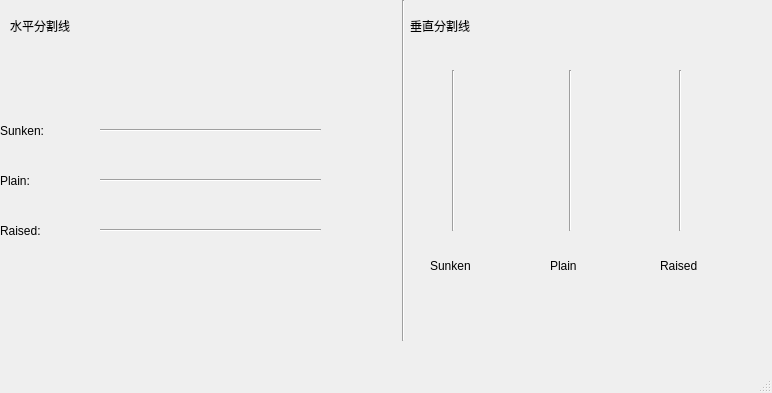
<?xml version="1.0" encoding="UTF-8"?>
<ui version="4.0">
 <class>MainWindow</class>
 <widget class="QMainWindow" name="MainWindow">
  <property name="geometry">
   <rect>
    <x>0</x>
    <y>0</y>
    <width>772</width>
    <height>393</height>
   </rect>
  </property>
  <property name="windowTitle">
   <string>MainWindow</string>
  </property>
  <widget class="QWidget" name="centralwidget">
   <widget class="QLabel" name="label">
    <property name="geometry">
     <rect>
      <x>10</x>
      <y>0</y>
      <width>191</width>
      <height>51</height>
     </rect>
    </property>
    <property name="text">
     <string>水平分割线</string>
    </property>
    <property name="alignment">
     <set>Qt::AlignLeading|Qt::AlignLeft|Qt::AlignVCenter</set>
    </property>
   </widget>
   <widget class="QLabel" name="label_2">
    <property name="geometry">
     <rect>
      <x>0</x>
      <y>110</y>
      <width>91</width>
      <height>41</height>
     </rect>
    </property>
    <property name="text">
     <string>Sunken:</string>
    </property>
   </widget>
   <widget class="QLabel" name="label_3">
    <property name="geometry">
     <rect>
      <x>0</x>
      <y>160</y>
      <width>91</width>
      <height>41</height>
     </rect>
    </property>
    <property name="text">
     <string>Plain:</string>
    </property>
   </widget>
   <widget class="QLabel" name="label_4">
    <property name="geometry">
     <rect>
      <x>0</x>
      <y>210</y>
      <width>91</width>
      <height>41</height>
     </rect>
    </property>
    <property name="text">
     <string>Raised:</string>
    </property>
   </widget>
   <widget class="Line" name="line">
    <property name="geometry">
     <rect>
      <x>100</x>
      <y>110</y>
      <width>221</width>
      <height>41</height>
     </rect>
    </property>
    <property name="orientation">
     <enum>Qt::Horizontal</enum>
    </property>
   </widget>
   <widget class="Line" name="line_2">
    <property name="geometry">
     <rect>
      <x>100</x>
      <y>160</y>
      <width>221</width>
      <height>41</height>
     </rect>
    </property>
    <property name="orientation">
     <enum>Qt::Horizontal</enum>
    </property>
   </widget>
   <widget class="Line" name="line_3">
    <property name="geometry">
     <rect>
      <x>100</x>
      <y>210</y>
      <width>221</width>
      <height>41</height>
     </rect>
    </property>
    <property name="orientation">
     <enum>Qt::Horizontal</enum>
    </property>
   </widget>
   <widget class="Line" name="line_4">
    <property name="geometry">
     <rect>
      <x>393</x>
      <y>0</y>
      <width>20</width>
      <height>341</height>
     </rect>
    </property>
    <property name="orientation">
     <enum>Qt::Vertical</enum>
    </property>
   </widget>
   <widget class="QLabel" name="label_5">
    <property name="geometry">
     <rect>
      <x>410</x>
      <y>0</y>
      <width>191</width>
      <height>51</height>
     </rect>
    </property>
    <property name="text">
     <string>垂直分割线</string>
    </property>
    <property name="alignment">
     <set>Qt::AlignLeading|Qt::AlignLeft|Qt::AlignVCenter</set>
    </property>
   </widget>
   <widget class="Line" name="line_5">
    <property name="geometry">
     <rect>
      <x>443</x>
      <y>70</y>
      <width>20</width>
      <height>161</height>
     </rect>
    </property>
    <property name="orientation">
     <enum>Qt::Vertical</enum>
    </property>
   </widget>
   <widget class="Line" name="line_6">
    <property name="geometry">
     <rect>
      <x>560</x>
      <y>70</y>
      <width>20</width>
      <height>161</height>
     </rect>
    </property>
    <property name="orientation">
     <enum>Qt::Vertical</enum>
    </property>
   </widget>
   <widget class="Line" name="line_7">
    <property name="geometry">
     <rect>
      <x>670</x>
      <y>70</y>
      <width>20</width>
      <height>161</height>
     </rect>
    </property>
    <property name="orientation">
     <enum>Qt::Vertical</enum>
    </property>
   </widget>
   <widget class="QLabel" name="label_6">
    <property name="geometry">
     <rect>
      <x>430</x>
      <y>250</y>
      <width>61</width>
      <height>31</height>
     </rect>
    </property>
    <property name="text">
     <string>Sunken</string>
    </property>
   </widget>
   <widget class="QLabel" name="label_7">
    <property name="geometry">
     <rect>
      <x>550</x>
      <y>250</y>
      <width>61</width>
      <height>31</height>
     </rect>
    </property>
    <property name="text">
     <string>Plain</string>
    </property>
   </widget>
   <widget class="QLabel" name="label_8">
    <property name="geometry">
     <rect>
      <x>660</x>
      <y>250</y>
      <width>61</width>
      <height>31</height>
     </rect>
    </property>
    <property name="text">
     <string>Raised</string>
    </property>
   </widget>
  </widget>
  <widget class="QMenuBar" name="menubar">
   <property name="geometry">
    <rect>
     <x>0</x>
     <y>0</y>
     <width>772</width>
     <height>26</height>
    </rect>
   </property>
  </widget>
  <widget class="QStatusBar" name="statusbar"/>
 </widget>
 <resources/>
 <connections/>
</ui>
